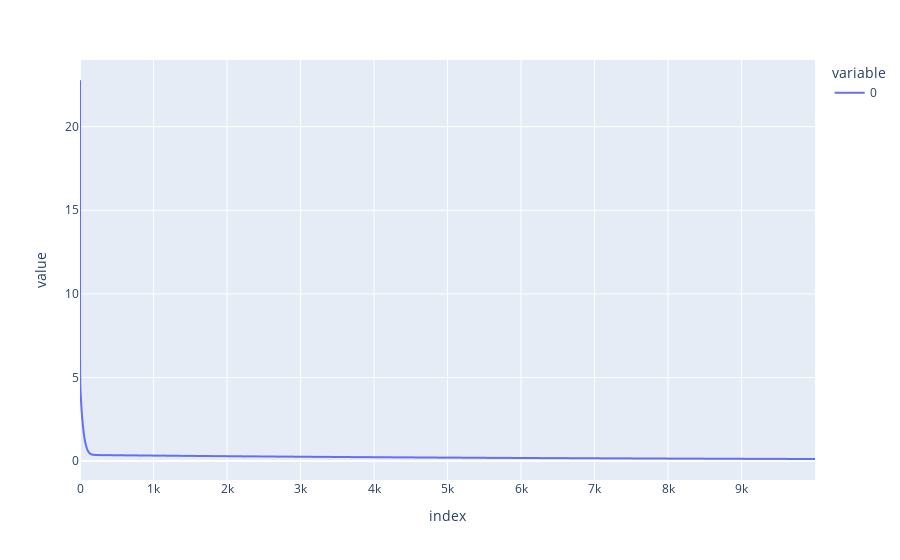

The notebook cell this image was saved under:
### Code cell
q0 = np.array([1.0, 1.0, 1.0, 1.0, -1.0, 1.0, -1.0])
v0 = np.zeros(7)
a0 = np.ones(7)*10

model.gravity = pinocchio.Motion.Zero()

lr = 1e-3
loss = []
for i in range(10000):

    _, _, _ = pin.computeRNEADerivatives(model,data,q0,v0,a0)

    loss.append(np.linalg.norm(data.tau))

    dtau_dq = data.dtau_dq # Derivatives of the ID w.r.t. the joint config vector
    dtau_dv = data.dtau_dv # Derivatives of the ID w.r.t. the joint velocity vector
    dtau_da = data.M # Derivatives of the ID w.r.t. the joint acceleration vector

    a0 -= 210*lr*dtau_da.T@data.tau;

    
print(a0)
px.line(loss)

### Figure 1 — Plotly figure (JSON) as saved in the notebook; plotly's stock layout.template omitted (floating-point values rounded to 4 significant figures; data arrays with more than 128 entries replaced by an {"elided": "..."} marker saying what was removed)
{"data": [{"hovertemplate": "variable=0<br>index=%{x}<br>value=%{y}<extra></extra>", "legendgroup": "0", "line": {"color": "#636efa", "dash": "solid"}, "marker": {"symbol": "circle"}, "mode": "lines", "name": "0", "showlegend": true, "type": "scattergl", "x": {"elided": "10000 int values"}, "xaxis": "x", "y": {"elided": "10000 float values"}, "yaxis": "y"}], "layout": {"legend": {"title": {"text": "variable"}, "tracegroupgap": 0}, "margin": {"t": 60}, "xaxis": {"anchor": "y", "domain": [0, 1], "title": {"text": "index"}}, "yaxis": {"anchor": "x", "domain": [0, 1], "title": {"text": "value"}}}}
